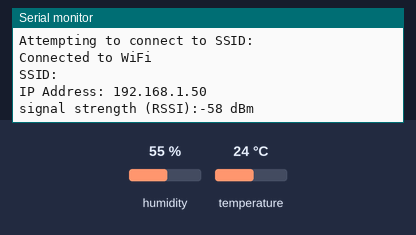
Simulated run of this sketch. Board: Arduino Uno R4 WiFi. On the bench: the last lines printed to the serial monitor. Inputs (shaded band) come from the test bench; at power-on: humidity 55 %, temperature 24 °C. WiFi joins after 1.5 s; servers stay silent unless stated; not simulated (calls return 0 or success): arduino_secrets.h.

Above: at 12.7 s.
12.8 s: humidity set to 22 %
At 17.6 s:
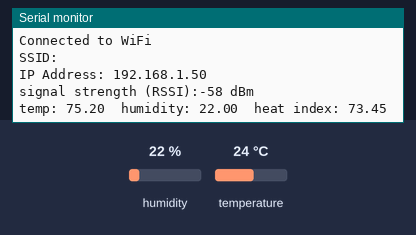
23.0 s: temperature set to 12 °C
At 27.0 s:
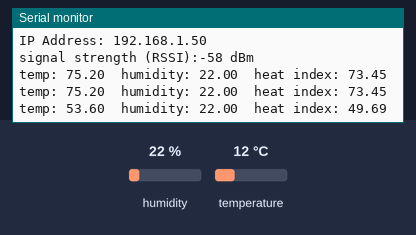
30.5 s: humidity set to 40 %
At 32.9 s:
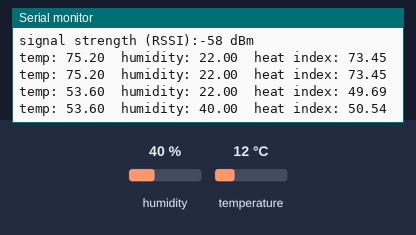
Timing chart, 0 to 34.4 s (numbered marks = the images above; inputs shaded):
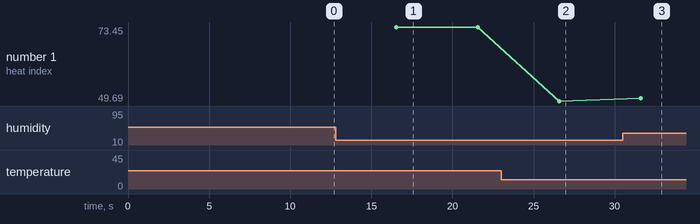

Measured:
- after the input at 12.8 s, the serial monitor: prints a new line after 3.7 s (image 1)
- after the input at 23.0 s, the serial monitor: prints a new line after 3.6 s (image 2)
- after the input at 30.5 s, the serial monitor: prints a new line after 1.1 s (image 3)
- plotted number 1: 73.45 → 49.69 after the input at 23.0 s, 49.69 → 50.54 after the input at 30.5 s

The sketch:

garage_temp_arduino.ino
```cpp
#include <DHT.h>
#include <DHT_U.h>

#include <WiFiS3.h>
#include "arduino_secrets.h"

int status = WL_IDLE_STATUS;

char ssid[] = SECRET_SSID;        // your network SSID (name)
char pass[] = SECRET_PASS;    // your network password (use for WPA, or use as key for WEP)
int keyIndex = 0;            // your network key index number (needed only for WEP)

unsigned int serverPort = 2390;
unsigned int listenPort = 2391;
const char* serverIPstring = "192.168.69.164\0";

WiFiUDP myudp;


#define DHTPIN 2
#define DHTTYPE DHT11

DHT dht(DHTPIN, DHTTYPE);

char sendbuffer[32];

IPAddress serverIP(serverIPstring);


void setup() {
  // put your setup code here, to run once:
  Serial.begin(9600);

  while (!Serial) {
    ; // wait for serial port to connect. Needed for native USB port only
  }

    // check for the WiFi module:
  if (WiFi.status() == WL_NO_MODULE) {
    Serial.println("Communication with WiFi module failed!");
    // don't continue
    while (true);
  }

  String fv = WiFi.firmwareVersion();
  if (fv < WIFI_FIRMWARE_LATEST_VERSION) {
    Serial.println("Please upgrade the firmware");
  }

  // attempt to connect to WiFi network:
  while (status != WL_CONNECTED) {
    Serial.print("Attempting to connect to SSID: ");
    Serial.println(ssid);
    // Connect to WPA/WPA2 network. Change this line if using open or WEP network:
    status = WiFi.begin(ssid, pass);

    // wait 10 seconds for connection:
    delay(10000);
  }
  Serial.println("Connected to WiFi");
  printWifiStatus();


  dht.begin();
  myudp.begin(listenPort);
}

void loop() {
  // put your main code here, to run repeatedly:
  delay(5000);

  float hum = dht.readHumidity();

  float temp = dht.readTemperature(true);

  // Check if any reads failed and exit early (to try again).
  if (isnan(hum) || isnan(temp) ) {
    Serial.println(F("Failed to read from DHT sensor!"));
    return;
  }

  float heatIndex = dht.computeHeatIndex(temp, hum);

  Serial.print("temp: ");
  Serial.print(temp);

  Serial.print("\t");
  Serial.print("humidity: ");
  Serial.print(hum);

  Serial.print("\t");
  Serial.print("heat index: ");
  Serial.println(heatIndex);

  if (myudp.beginPacket(serverIP, serverPort) == 0) {
    Serial.println("error in beginPacket()");
  }
  prepTemp(temp);
  myudp.write(sendbuffer, 5);
  myudp.write(' ');
  prepHumidity(hum);
  myudp.write(sendbuffer, 5);
  myudp.write(' ');
  prepHeatIndex(heatIndex);
  myudp.write(sendbuffer, 5);

  int sendstatus = myudp.endPacket();

  if (sendstatus == 0) {
    Serial.println("error in endPacket()");
  }
  // sendTemp(temp);

  // delay(1000);

  // sendHumidity(hum);

  // delay(1000);

  // sendHeatIndex(heatIndex);


  // Serial.print("serverIP: ");
  // Serial.println(serverIP);
  // Serial.print("port: ");
  // Serial.println(serverPort);
}

void prepTemp(double temp) {

  dtostrf(temp, 5, 2, sendbuffer);
  // sendbuffer[5] = 'f';
  sendbuffer[5] = 0;
  // sendbuffer[6] = 0;
  //Serial.println(sendbuffer);

}

void prepHumidity(double hum) {

  dtostrf(hum, 5, 2, sendbuffer);
  // sendbuffer[5] = 'h';
  // sendbuffer[6] = 0;
  sendbuffer[5] = 0;

}

void prepHeatIndex(double heatIndex) {

  dtostrf(heatIndex, 5, 2, sendbuffer);
  // sendbuffer[5] = 'i';
  // sendbuffer[6] = 0;
  sendbuffer[5] = 0;
  // Serial.println(sendbuffer);

}

void printWifiStatus() {
  // print the SSID of the network you're attached to:
  Serial.print("SSID: ");
  Serial.println(WiFi.SSID());

  // print your board's IP address:
  IPAddress ip = WiFi.localIP();
  Serial.print("IP Address: ");
  Serial.println(ip);

  // print the received signal strength:
  long rssi = WiFi.RSSI();
  Serial.print("signal strength (RSSI):");
  Serial.print(rssi);
  Serial.println(" dBm");
}
```
